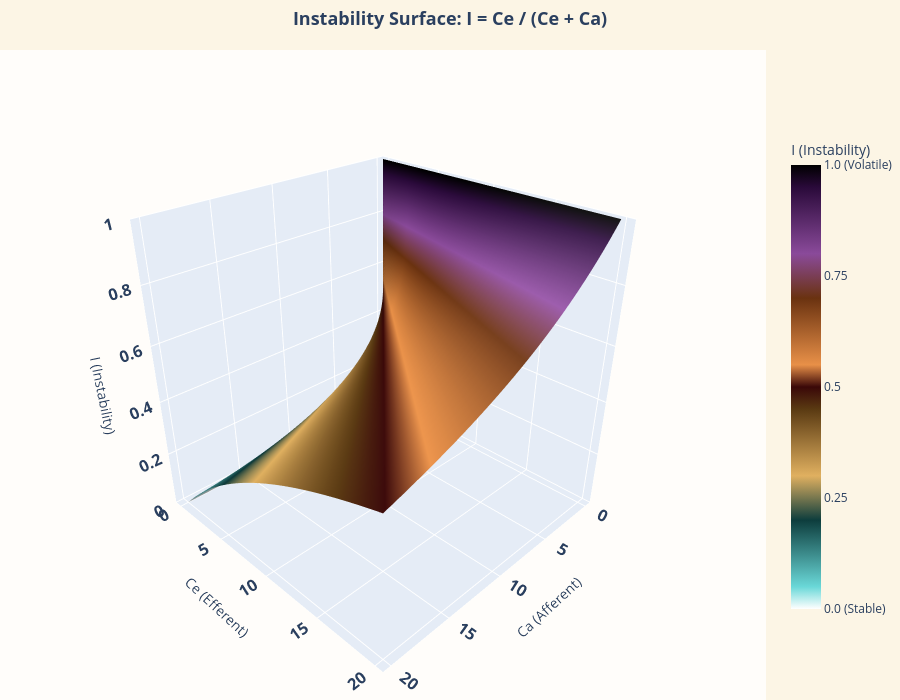

This figure's notebook cell:
### Markdown cell above
---
## 📈 Interactive 3D: Instability Surface

**I = Ce / (Ce + Ca)**

🔄 **Drag to rotate** | 🔍 **Scroll to zoom** | 📍 **Hover for values**

### Code cell
# ============================================================
# 📈 INSTABILITY 3D SURFACE
# ============================================================

# === PARAMETERS ===
MAX_COUPLING = 20
MESH_POINTS = CONFIG['mesh_points']
MESH_EXPONENT = 2.5

# Build mesh
axis_vals = create_exponential_mesh(MAX_COUPLING, MESH_POINTS, MESH_EXPONENT)
Ca, Ce = np.meshgrid(axis_vals, axis_vals)
I = calc_instability(Ce, Ca)

# Create figure
fig_instability = go.Figure(data=[
    go.Surface(
        x=Ca, y=Ce, z=I,
        colorscale=CONFIG['instability_colorscale'],
        cmin=0, cmax=1,
        colorbar=dict(
            title=dict(text='I (Instability)', font=dict(size=14)),
            tickvals=[0, 0.25, 0.5, 0.75, 1.0],
            ticktext=['0.0 (Stable)', '0.25', '0.5', '0.75', '1.0 (Volatile)'],
            len=0.75,
        ),
        hovertemplate='Ca: %{x:.1f}<br>Ce: %{y:.1f}<br>I: %{z:.3f}<extra></extra>',
        lighting=dict(ambient=0.6, diffuse=0.8, specular=0.2, roughness=0.5),
        lightposition=dict(x=0, y=0, z=2),
    )
])

fig_instability.update_layout(
    title=dict(
        text='<b>Instability Surface: I = Ce / (Ce + Ca)</b>',
        font=dict(size=18),
        x=0.5,
    ),
    scene=dict(
        xaxis=dict(title='Ca (Afferent)', tickfont=dict(size=14, weight='bold')),
        yaxis=dict(title='Ce (Efferent)', tickfont=dict(size=14, weight='bold')),
        zaxis=dict(title='I (Instability)', tickfont=dict(size=14, weight='bold'), range=[0, 1]),
        camera=CONFIG['camera'],
        bgcolor=CONFIG['plot_bg'],
    ),
    paper_bgcolor=CONFIG['paper_bg'],
    margin=dict(l=0, r=0, t=50, b=0),
    height=700,
)

fig_instability.show()

# Uncomment to save as HTML:
# fig_instability.write_html('instability-3d-interactive.html', include_plotlyjs='cdn')

### Figure 1 — Plotly figure (JSON) as saved in the notebook; plotly's stock layout.template omitted (floating-point values rounded to 4 significant figures; data arrays with more than 128 entries replaced by an {"elided": "..."} marker saying what was removed)
{"data": [{"cmax": 1, "cmin": 0, "colorbar": {"len": 0.75, "ticktext": ["0.0 (Stable)", "0.25", "0.5", "0.75", "1.0 (Volatile)"], "tickvals": [0, 0.25, 0.5, 0.75, 1], "title": {"font": {"size": 14}, "text": "I (Instability)"}}, "colorscale": [[0, "#FFFFFF"], [0.05, "#6AD8D8"], [0.2, "#0D3D3D"], [0.3, "#E0B060"], [0.45, "#5A3A12"], [0.5, "#3A0808"], [0.55, "#E89048"], [0.7, "#6A3210"], [0.8, "#8A4A9A"], [0.95, "#2A0A3A"], [1, "#000000"]], "hovertemplate": "Ca: %{x:.1f}<br>Ce: %{y:.1f}<br>I: %{z:.3f}<extra></extra>", "lighting": {"ambient": 0.6, "diffuse": 0.8, "roughness": 0.5, "specular": 0.2}, "lightposition": {"x": 0, "y": 0, "z": 2}, "type": "surface", "x": {"elided": "100x100 float values"}, "y": {"elided": "100x100 float values"}, "z": {"elided": "100x100 float values"}}], "layout": {"height": 700, "margin": {"b": 0, "l": 0, "r": 0, "t": 50}, "paper_bgcolor": "#FCF5E5", "scene": {"bgcolor": "rgba(252,245,229,0.8)", "camera": {"eye": {"x": 1.5, "y": 1.5, "z": 1.2}, "up": {"x": 0, "y": 0, "z": 1}}, "xaxis": {"tickfont": {"size": 14, "weight": "bold"}, "title": {"text": "Ca (Afferent)"}}, "yaxis": {"tickfont": {"size": 14, "weight": "bold"}, "title": {"text": "Ce (Efferent)"}}, "zaxis": {"range": [0, 1], "tickfont": {"size": 14, "weight": "bold"}, "title": {"text": "I (Instability)"}}}, "title": {"font": {"size": 18}, "text": "<b>Instability Surface: I = Ce / (Ce + Ca)</b>", "x": 0.5}}}
